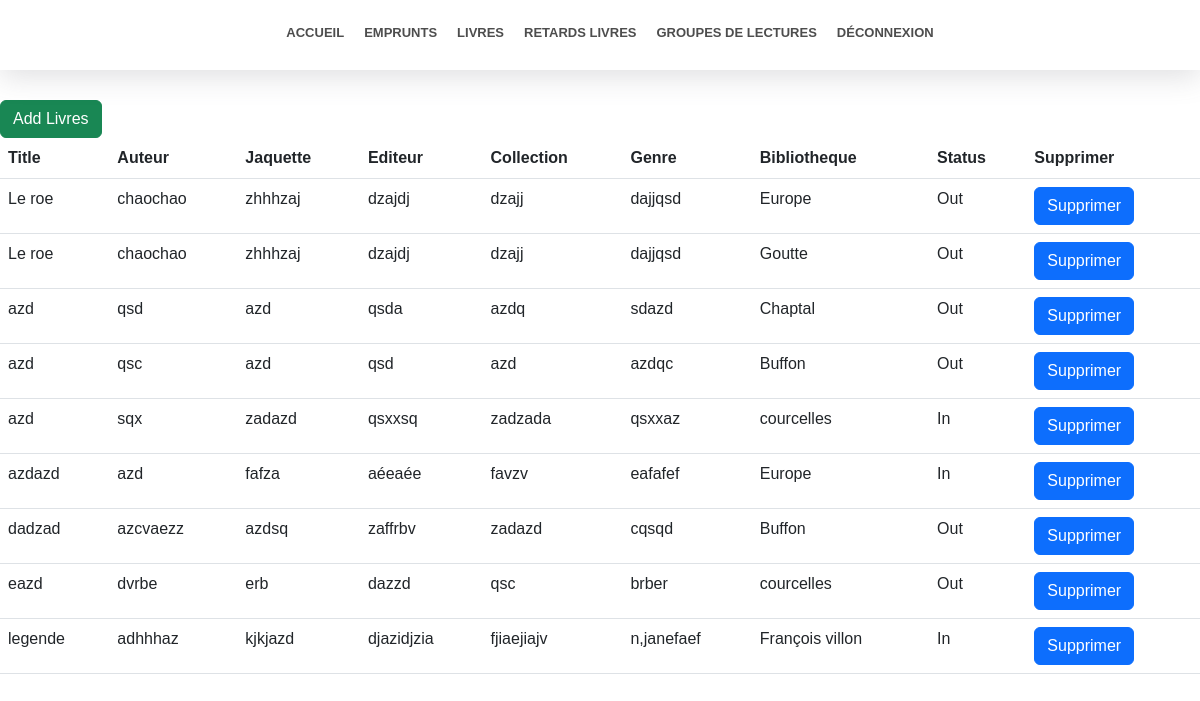
The page /libraire/livres (signed in) on the database its author committed.
### accounts/models.py (models this page shows, shortened)
class Livre(models.Model):
    titre = models.CharField(max_length=60)
    auteur = models.CharField(max_length=60)
    jaquette = models.CharField(max_length=60)
    editeur = models.CharField(max_length=60)
    collection = models.CharField(max_length=60)
    genre = models.CharField(max_length=60)
    dispo = models.BooleanField(default=True)
    biblio = models.ForeignKey(Biliotheque, on_delete=models.CASCADE)

class Biliotheque(models.Model):
    name = models.CharField(max_length=60)
    adresse = models.CharField(max_length=60)
    ville = models.CharField(max_length=50)
    cp = models.CharField(max_length=60)

### livre/views.py (the view)
# urls.py: path('libraire/livres', livre_views.livre, name="libraire_livre"),
@user_passes_test(lambda u: u.is_staff, login_url='/login/')
def livre(request):
    context = {}
    context["livres"] = Livre.objects.order_by("titre")
    return render(request, 'libraire/livres.html', context=context)

### templates/libraire/livres.html (shortened to what this page needs)
{% extends 'libraire/base-libraire.html' %}
{% block content %}
    <div style="height: 100px"></div>
    <section style="max-width: 1400px;margin: auto;">
        <a href="{% url 'libraire_livre_add' %}" class="btn btn-success" >Add Livres</a>
        <table class="table">
            <thead>
                <tr>
                    <th>Title</th>
                    <th>Auteur</th>
                    <th>Jaquette</th>
                    <th>Editeur</th>
                    <th>Collection</th>
                    <th>Genre</th>
                    <th>Bibliotheque</th>
                    <th>Status</th>
                    <th>Supprimer</th>
                </tr>
            </thead>
            <tbody>
                {% for livre in livres %}
                    <tr>
                        <td>{{ livre.titre }}</td>
                        <td>{{ livre.auteur }}</td>
                        <td>{{ livre.jaquette }}</td>
                        <td>{{ livre.editeur }}</td>
                        <td>{{ livre.collection }}</td>
                        <td>{{ livre.genre }}</td>
                        <td>{{ livre.biblio.name }}</td>
                        <td>
                            {% if livre.dispo %}
                                In <iconify-icon icon="fluent:presence-available-10-filled" style="color: green;" width="40" class="icone-center"></iconify-icon>
                            {% else %}
                                Out <iconify-icon icon="ic:baseline-log-out" style="color: red;" width="40" class="icone-center"></iconify-icon>
                            {% endif %}
                        </td>
                        <td><a href="{% url 'libraire_livre_delete' livre.pk %}" class="btn btn-primary">Supprimer</a></td>
                    </tr>
                {% endfor %}
            </tbody>
        </table>
    </section>
{% endblock %}

### static/css/main.css (style rules this page uses)
section { font-family: "Public Sans", sans-serif; }
body { margin: 0; }

### rows shown on the page
Livre: titre "Le roe", auteur "chaochao", jaquette "zhhhzaj", editeur "dzajdj", collection "dzajj", genre "dajjqsd", biblio.name "Europe", dispo "Out"
Livre: titre "Le roe", auteur "chaochao", jaquette "zhhhzaj", editeur "dzajdj", collection "dzajj", genre "dajjqsd", biblio.name "Goutte", dispo "Out"
Livre: titre "azd", auteur "qsd", jaquette "azd", editeur "qsda", collection "azdq", genre "sdazd", biblio.name "Chaptal", dispo "Out"
Livre: titre "azd", auteur "qsc", jaquette "azd", editeur "qsd", collection "azd", genre "azdqc", biblio.name "Buffon", dispo "Out"
Livre: titre "azd", auteur "sqx", jaquette "zadazd", editeur "qsxxsq", collection "zadzada", genre "qsxxaz", biblio.name "courcelles", dispo "In"
Livre: titre "azdazd", auteur "azd", jaquette "fafza", editeur "aéeaée", collection "favzv", genre "eafafef", biblio.name "Europe", dispo "In"
Livre: titre "dadzad", auteur "azcvaezz", jaquette "azdsq", editeur "zaffrbv", collection "zadazd", genre "cqsqd", biblio.name "Buffon", dispo "Out"
Livre: titre "eazd", auteur "dvrbe", jaquette "erb", editeur "dazzd", collection "qsc", genre "brber", biblio.name "courcelles", dispo "Out"
Livre: titre "legende", auteur "adhhhaz", jaquette "kjkjazd", editeur "djazidjzia", collection "fjiaejiajv", genre "n,janefaef", biblio.name "François villon", dispo "In"
